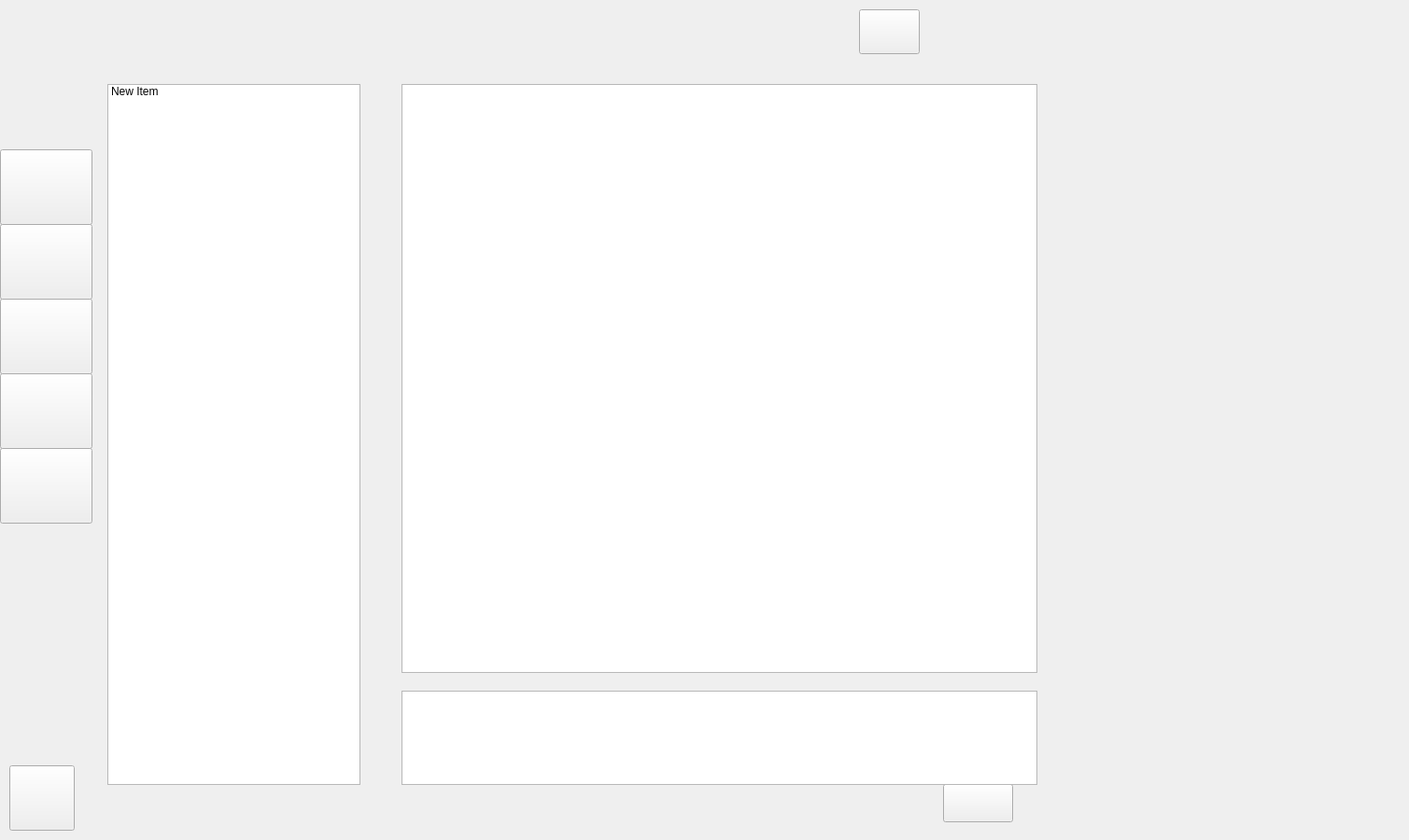
<?xml version="1.0" encoding="UTF-8"?>
<ui version="4.0">
 <class>ChatForm</class>
 <widget class="QWidget" name="ChatForm">
  <property name="geometry">
   <rect>
    <x>0</x>
    <y>0</y>
    <width>1509</width>
    <height>900</height>
   </rect>
  </property>
  <property name="windowTitle">
   <string>Form</string>
  </property>
  <property name="styleSheet">
   <string notr="true"/>
  </property>
  <widget class="QPushButton" name="send_Button">
   <property name="geometry">
    <rect>
     <x>1010</x>
     <y>840</y>
     <width>75</width>
     <height>41</height>
    </rect>
   </property>
   <property name="text">
    <string/>
   </property>
  </widget>
  <widget class="QTextBrowser" name="textBrowser">
   <property name="geometry">
    <rect>
     <x>430</x>
     <y>90</y>
     <width>681</width>
     <height>631</height>
    </rect>
   </property>
  </widget>
  <widget class="QTextEdit" name="textEdit">
   <property name="geometry">
    <rect>
     <x>430</x>
     <y>740</y>
     <width>681</width>
     <height>101</height>
    </rect>
   </property>
  </widget>
  <widget class="QPushButton" name="pushButton1">
   <property name="geometry">
    <rect>
     <x>150</x>
     <y>210</y>
     <width>75</width>
     <height>23</height>
    </rect>
   </property>
   <property name="text">
    <string>10001</string>
   </property>
  </widget>
  <widget class="QPushButton" name="pushButton1_2">
   <property name="geometry">
    <rect>
     <x>150</x>
     <y>170</y>
     <width>75</width>
     <height>23</height>
    </rect>
   </property>
   <property name="text">
    <string>10000</string>
   </property>
  </widget>
  <widget class="QLabel" name="f_avatar_label">
   <property name="geometry">
    <rect>
     <x>1170</x>
     <y>40</y>
     <width>171</width>
     <height>171</height>
    </rect>
   </property>
   <property name="styleSheet">
    <string notr="true"/>
   </property>
   <property name="text">
    <string/>
   </property>
   <property name="scaledContents">
    <bool>true</bool>
   </property>
  </widget>
  <widget class="QLabel" name="f_nickname_label">
   <property name="geometry">
    <rect>
     <x>1170</x>
     <y>220</y>
     <width>181</width>
     <height>41</height>
    </rect>
   </property>
   <property name="text">
    <string/>
   </property>
  </widget>
  <widget class="QLabel" name="chatname_label">
   <property name="geometry">
    <rect>
     <x>450</x>
     <y>20</y>
     <width>191</width>
     <height>41</height>
    </rect>
   </property>
   <property name="text">
    <string/>
   </property>
  </widget>
  <widget class="QWidget" name="verticalLayoutWidget">
   <property name="geometry">
    <rect>
     <x>1200</x>
     <y>350</y>
     <width>160</width>
     <height>181</height>
    </rect>
   </property>
   <layout class="QVBoxLayout" name="verticalLayout">
    <item>
     <widget class="QLabel" name="address_label">
      <property name="text">
       <string/>
      </property>
     </widget>
    </item>
    <item>
     <widget class="QLabel" name="email_label">
      <property name="text">
       <string/>
      </property>
     </widget>
    </item>
    <item>
     <widget class="QLabel" name="tel_label">
      <property name="text">
       <string/>
      </property>
     </widget>
    </item>
    <item>
     <widget class="QLabel" name="birthday_label">
      <property name="text">
       <string/>
      </property>
     </widget>
    </item>
   </layout>
  </widget>
  <widget class="QPushButton" name="pushButton1_3">
   <property name="geometry">
    <rect>
     <x>150</x>
     <y>250</y>
     <width>75</width>
     <height>23</height>
    </rect>
   </property>
   <property name="text">
    <string>10002</string>
   </property>
  </widget>
  <widget class="QLabel" name="onlinestatus_label">
   <property name="geometry">
    <rect>
     <x>660</x>
     <y>30</y>
     <width>54</width>
     <height>21</height>
    </rect>
   </property>
   <property name="text">
    <string/>
   </property>
  </widget>
  <widget class="QLabel" name="style_label">
   <property name="geometry">
    <rect>
     <x>1160</x>
     <y>290</y>
     <width>211</width>
     <height>41</height>
    </rect>
   </property>
   <property name="text">
    <string/>
   </property>
  </widget>
  <widget class="QLabel" name="my_avatar_label">
   <property name="geometry">
    <rect>
     <x>20</x>
     <y>10</y>
     <width>61</width>
     <height>61</height>
    </rect>
   </property>
   <property name="text">
    <string/>
   </property>
   <property name="scaledContents">
    <bool>true</bool>
   </property>
  </widget>
  <widget class="QPushButton" name="quit_Button">
   <property name="geometry">
    <rect>
     <x>10</x>
     <y>820</y>
     <width>70</width>
     <height>70</height>
    </rect>
   </property>
   <property name="text">
    <string/>
   </property>
  </widget>
  <widget class="QPushButton" name="pushButton1_4">
   <property name="geometry">
    <rect>
     <x>150</x>
     <y>120</y>
     <width>75</width>
     <height>23</height>
    </rect>
   </property>
   <property name="text">
    <string>小Root</string>
   </property>
  </widget>
  <widget class="QListWidget" name="listWidget">
   <property name="geometry">
    <rect>
     <x>115</x>
     <y>90</y>
     <width>271</width>
     <height>751</height>
    </rect>
   </property>
   <item>
    <property name="text">
     <string>New Item</string>
    </property>
   </item>
  </widget>
  <widget class="QPushButton" name="pushButton">
   <property name="geometry">
    <rect>
     <x>0</x>
     <y>160</y>
     <width>99</width>
     <height>81</height>
    </rect>
   </property>
   <property name="text">
    <string/>
   </property>
  </widget>
  <widget class="QPushButton" name="pushButton_2">
   <property name="geometry">
    <rect>
     <x>0</x>
     <y>240</y>
     <width>99</width>
     <height>81</height>
    </rect>
   </property>
   <property name="text">
    <string/>
   </property>
  </widget>
  <widget class="QPushButton" name="pushButton_3">
   <property name="geometry">
    <rect>
     <x>0</x>
     <y>320</y>
     <width>99</width>
     <height>81</height>
    </rect>
   </property>
   <property name="text">
    <string/>
   </property>
  </widget>
  <widget class="QPushButton" name="pushButton_4">
   <property name="geometry">
    <rect>
     <x>0</x>
     <y>400</y>
     <width>99</width>
     <height>81</height>
    </rect>
   </property>
   <property name="text">
    <string/>
   </property>
  </widget>
  <widget class="QPushButton" name="pushButton_5">
   <property name="geometry">
    <rect>
     <x>0</x>
     <y>480</y>
     <width>99</width>
     <height>81</height>
    </rect>
   </property>
   <property name="text">
    <string/>
   </property>
  </widget>
  <widget class="QPushButton" name="pushButton_6">
   <property name="geometry">
    <rect>
     <x>920</x>
     <y>10</y>
     <width>65</width>
     <height>48</height>
    </rect>
   </property>
   <property name="text">
    <string/>
   </property>
  </widget>
 </widget>
 <resources/>
 <connections/>
</ui>
